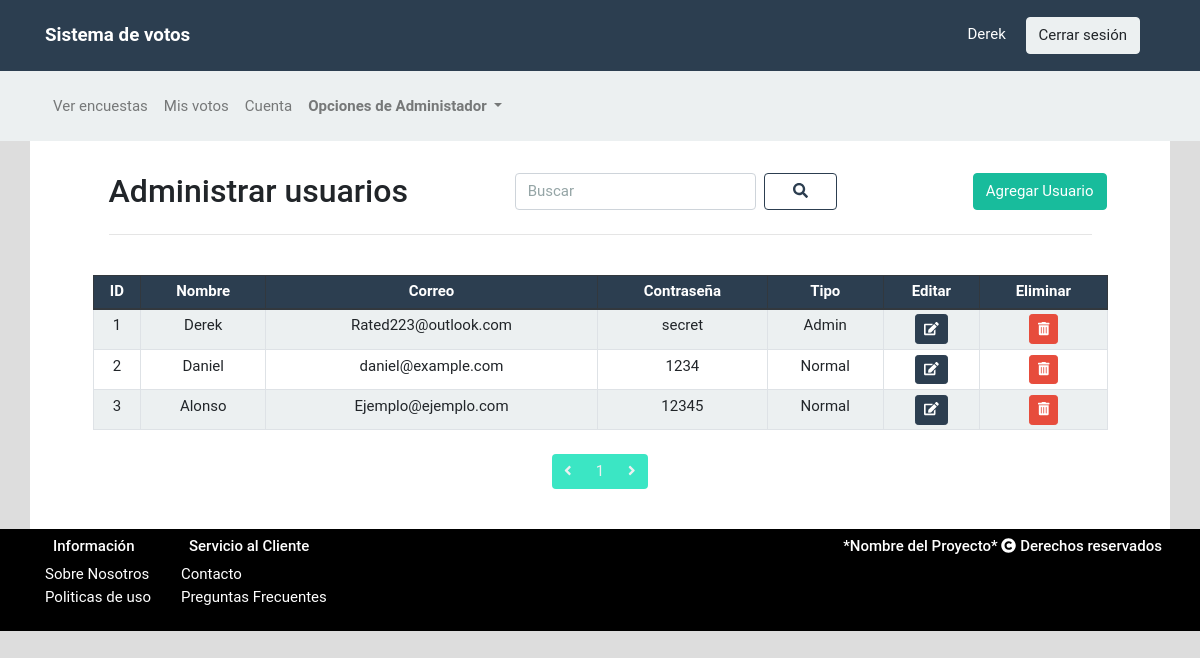
Page /AdUsuarios.php (signed in) on the committed database.
### tables this page shows
CREATE TABLE `usuarios` (
  `id_usuario` int(5) NOT NULL,
  `nombre_usuario` varchar(25) NOT NULL,
  `correo_usuario` varchar(25) NOT NULL,
  `contrasena_usuario` varchar(25) NOT NULL,
  `tipo_usuario` enum('a','b') NOT NULL
);

### AdUsuarios.php (the view, shortened to what this page needs)
<!DOCTYPE html>
<html lang="es">
<head>
    <link rel="stylesheet" href="css/bootstrap.min.css">
    <link rel="stylesheet" type="text/css" href="css/Estilos.css">
</head>
<body>
    <nav class="navbar navbar-expand-xl navbar-dark bg-primary">
        <div class="container">
            <a href="Panel.php" class="navbar-brand">
                <div class="Titulo align-content-center">
                    <strong class="d-none d-sm-inline-block text-center" >Sistema de votos</strong>
                </div>
            </a>
            <div class="col-auto ml-auto">
                    <?php include "php/Autentificacion.php";?>
            </div>
        </div>
    </nav>
    <nav class="navbar navbar-expand-lg navbar-light bg-light">
        <div class="container">
            <div class="collapse navbar-collapse" id="navbarColor02">
                <ul class="navbar-nav mr-auto">
                    <li class="nav-item">
                        <a class="nav-link" href="Encuestas.php">Ver encuestas</a>
                    </li>
                    <li class="nav-item">
                        <a class="nav-link" href="MiVoto.php">Mis votos</a>
                    </li>
                    <li class="nav-item">
                        <a class="nav-link" href="Panel.php">Cuenta</a>
                    </li>
                    <?php include "php/AutentificacionAdmin.php";  include "php/Autentificacion2.php";?>
                </ul>
            </div>
        </div>
    </nav>
    <div class="container">
        <main class="InPrincipal row justify-content-center">
            <div class="col-11 my-4">
                <div class="row">
                    <h3 class="mx-3 my-auto col-auto">Administrar usuarios</h3>
                    <form action="" method="GET" class="form-inline my-2 col-auto m-auto">
                        <input class="form-control mr-sm-2" placeholder="Buscar" type="text" name="buscar">
                        <button class="btn btn-outline-primary my-2" type="submit"><i class="fas fa-search mx-3"></i></button>
                    </form>
                    <button class="btn btn-success my-auto ml-auto mr-3" data-toggle="modal" data-target="#AgregarUsuario">
                        Agregar Usuario
                    </button>
                </div>
                <hr class="mx-3">
            </div>
            <div class="col-11 mb-4">
                <?php
                    $re2 = $mysqli->query("SELECT * FROM `usuarios`");
                    $cantidad_resultados = 15;
                    if (isset($_GET["page"]) && is_numeric($_GET["page"])) {
                        if ($_GET["page"] != 1) {
                            $pagina = $_GET["page"];
                        }
                    } else {
                        $pagina = 1;
                    }
                    $empieza = ($pagina-1) * $cantidad_resultados;
                    $total_registros = mysqli_num_rows($re2);
                    $total_paginas = ceil($total_registros / $cantidad_resultados);
                    if(isset($_GET['buscar'])){
                        $re = $mysqli->query("SELECT * FROM usuarios WHERE nombre_usuario  LIKE '%".$_GET['buscar']."%' ORDER BY `id_usuario` ASC LIMIT $empieza, $cantidad_resultados");
                    } else {
                        $re = $mysqli->query("SELECT * FROM usuarios ORDER BY `id_usuario` ASC LIMIT $empieza, $cantidad_resultados");
                    }
                     if ((mysqli_num_rows($re))!=0) {
                ?>
                <table class="table table-striped table-bordered table-sm table-hover">
                     <thead class="thead-dark">
                        <th class="text-center col-auto">ID</th>
                        <th class="text-center col-auto">Nombre</th>
                        <th class="text-center col-auto">Correo</th>
                        <th class="text-center col-auto">Contraseña</th>
                        <th class="text-center col-auto">Tipo</th>
                        <th class="text-center col-auto">Editar</th>
                        <th class="text-center col-auto">Eliminar</th>
                    </thead>
                <?php
                        while ($f=mysqli_fetch_array($re)) {
                ?>
                    <tr>
                        <td class="text-center"><?php echo $f['id_usuario']; ?></td>
                        <td class="text-center"><?php echo $f['nombre_usuario']; ?></td>
                        <td class="text-center"><?php echo $f['correo_usuario']; ?></td>
                        <td class="text-center"><?php echo $f['contrasena_usuario']; ?></td>
                        <td class="text-center"><?php if ($f['tipo_usuario']=='a') { echo "Admin"; } else { echo "Normal"; } ?></td>
                        <td class="text-center">
                            <button class="retirar btn btn-primary btn-sm" data-toggle="modal" data-target="#Editar<?php echo $f['id_usuario']; ?>">
                                <i class="fas fa-edit" aria-hidden="true"></i>
                            </button>
                        </td>
                        <td class="text-center">
                            <form action="php/DeleteUsuario.php" method="POST">
                                <button type="submit" class="retirar btn btn-danger btn-sm" name="id" value="<?php echo $f['id_usuario']; ?>">
                                    <i class="fas fa-trash-alt" aria-hidden="true"></i>
                                </button>
                            </form>
                        </td>
                    </tr>
                <?php
                        }
                ?>
                </table>
                <nav class="mt-4" aria-label="Page navigation example">
                    <ul class="pagination justify-content-center">
                        <li class="page-item <?php if($pagina==1){ echo "disabled";} ?>">
                            <a class="page-link" href="#" tabindex="-1"><i class="fas fa-angle-left"></i></a>
                        </li>
                        <?php
                            if ($pagina<5) {
                                $i = 1;
                            } else {
                                $i = $pagina-4;
                            }
                            if ($total_paginas<=9) {
                                 $Muestra_paginas = $total_paginas;
                            } else {
                                $Muestra_paginas = 9;
                            }
                            for ($i; $i<=$Muestra_paginas; $i++) {
                                print '<li class="page-item ';
                                if($pagina==$i){print 'disabled';}
                                echo '"><a class="page-link" href="?pagina='.$i.'">'.$i.'</a></li>';
                            };
                        ?>
                        <li class="page-item <?php if($pagina==$total_paginas){ echo "disabled";} ?>">
                            <a class="page-link" href="#"><i class="fas fa-angle-right"></i></a>
                        </li>
                    </ul>
                </nav>
            </div>
                <?php
                } else {
                    echo "<div class='col-12 m-5'><center><strong>No hat encuestas</strong></center></div>";
                }
                ?>
            </div>
     <footer>
        <div class="container">
            <div class="row justify-content-around">
                <div class="col-auto">
                    <h6 class="m-2">Información</h6>
                    <a href="">Sobre Nosotros</a><br>
                    <a href="">Politicas de uso</a><br>
                </div>
                <div class="col-auto mr-auto">
                    <h6 class="m-2">Servicio al Cliente</h6>
                    <a href="">Contacto</a><br>
                    <a href="">Preguntas Frecuentes</a><br><br>
                </div>
                <div class="col-auto">
                    <div class="row">
                        <h6 class="m-2">*Nombre del Proyecto* <i class="fa fa-copyright" aria-hidden="true"></i> Derechos reservados</h6>
                    </div>
                </div>
            </div>
        </div>
    </footer>
</body>
</html>

### php/Autentificacion.php (shortened to what this page needs)
<?php
	if (isset($_SESSION["autentificado"]) != "SI") {
		header("Location: ../Index.php?errorusuario=si");
	} else { ?>
				<span class="User ml-1 text-white mr-3"><?php echo $_SESSION["usuario"]; ?></span>
				<a href="php/Salir.php" class="Ingresar btn btn-light
				">Cerrar sesión</a>
<?php
	}
?>

### php/AutentificacionAdmin.php (shortened to what this page needs)
<?php
	if (isset($_SESSION["autentificado"]) == "SI") {
		$oc = $_SESSION['usuario'];
		include "Conexion.php";
		$rs = $mysqli->query("SELECT tipo_usuario FROM usuarios WHERE nombre_usuario = '".$oc."'");
		$row = mysqli_fetch_array($rs);
		If ($row['tipo_usuario'] == 'a'){ ?>
			<li class="nav-item dropdown rounded">
				<a href="#" class="nav-link dropdown-toggle" id="menu-admin" data-toggle="dropdown" aria-haspopup="true" aria-expanded="false">
		            <strong>Opciones de Administador</strong>
		        </a>
		    </li>
		<?php } else {
			echo "";
		}
	} else {
		echo "";
	}
?>

### css/Estilos.css (style rules this page uses)
body { background: #DDDDDD; font-family: 'Roboto', sans-serif; }
a { text-decoration: none; }
footer { background: #000000; color: #FFFFFF; }
footer a { color: #FFFFFF; }
main { background: #FFFFFF; }

### rows in the picture
usuarios: id_usuario "1", nombre_usuario "Derek", correo_usuario "Rated223@outlook.com", contrasena_usuario "secret", tipo_usuario "Admin"
usuarios: id_usuario "2", nombre_usuario "Daniel", correo_usuario "daniel@example.com", contrasena_usuario "1234", tipo_usuario "Normal"
usuarios: id_usuario "3", nombre_usuario "Alonso", correo_usuario "Ejemplo@ejemplo.com", contrasena_usuario "12345", tipo_usuario "Normal"

### other values in the picture
$_SESSION["usuario"] "Derek"
